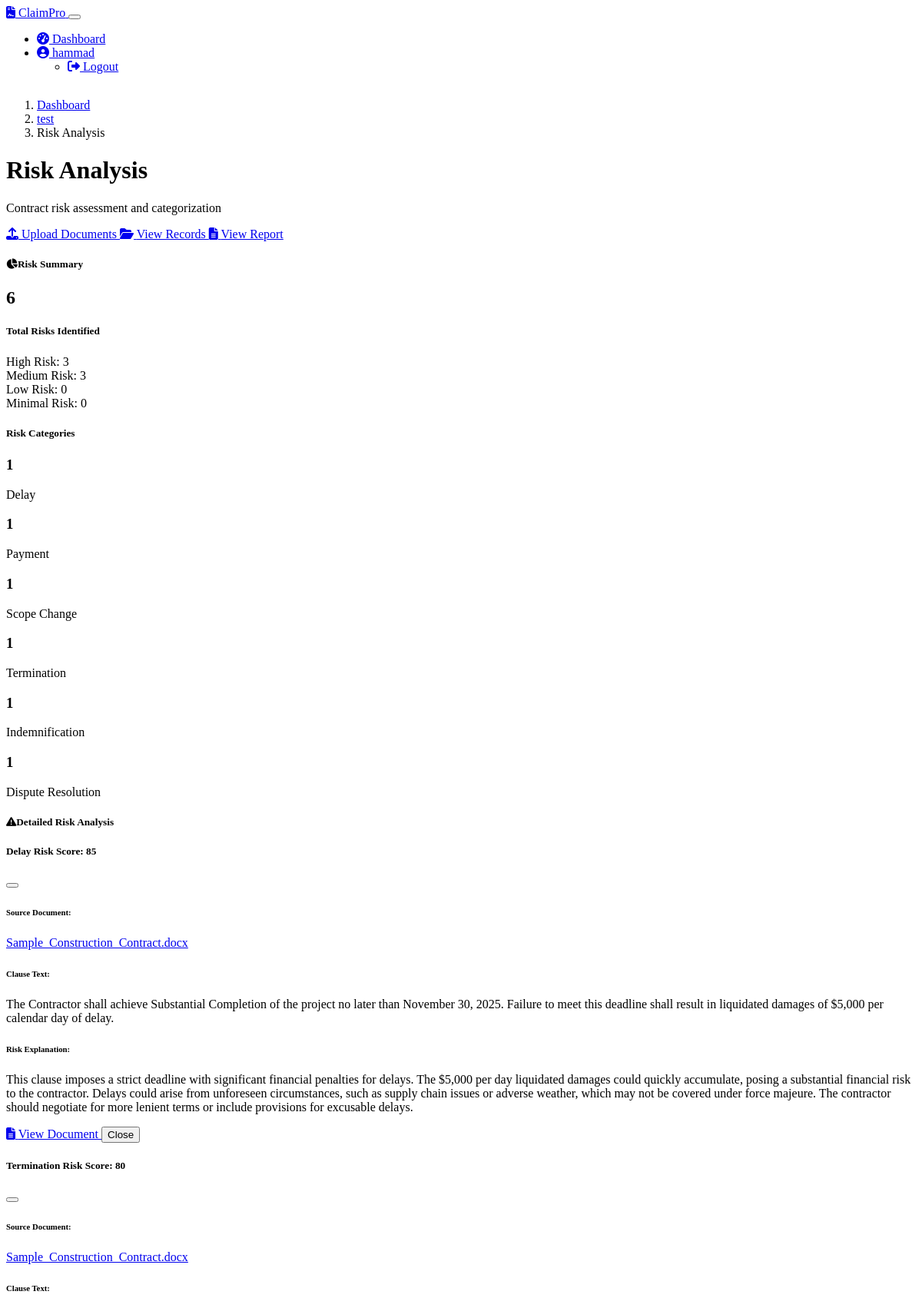
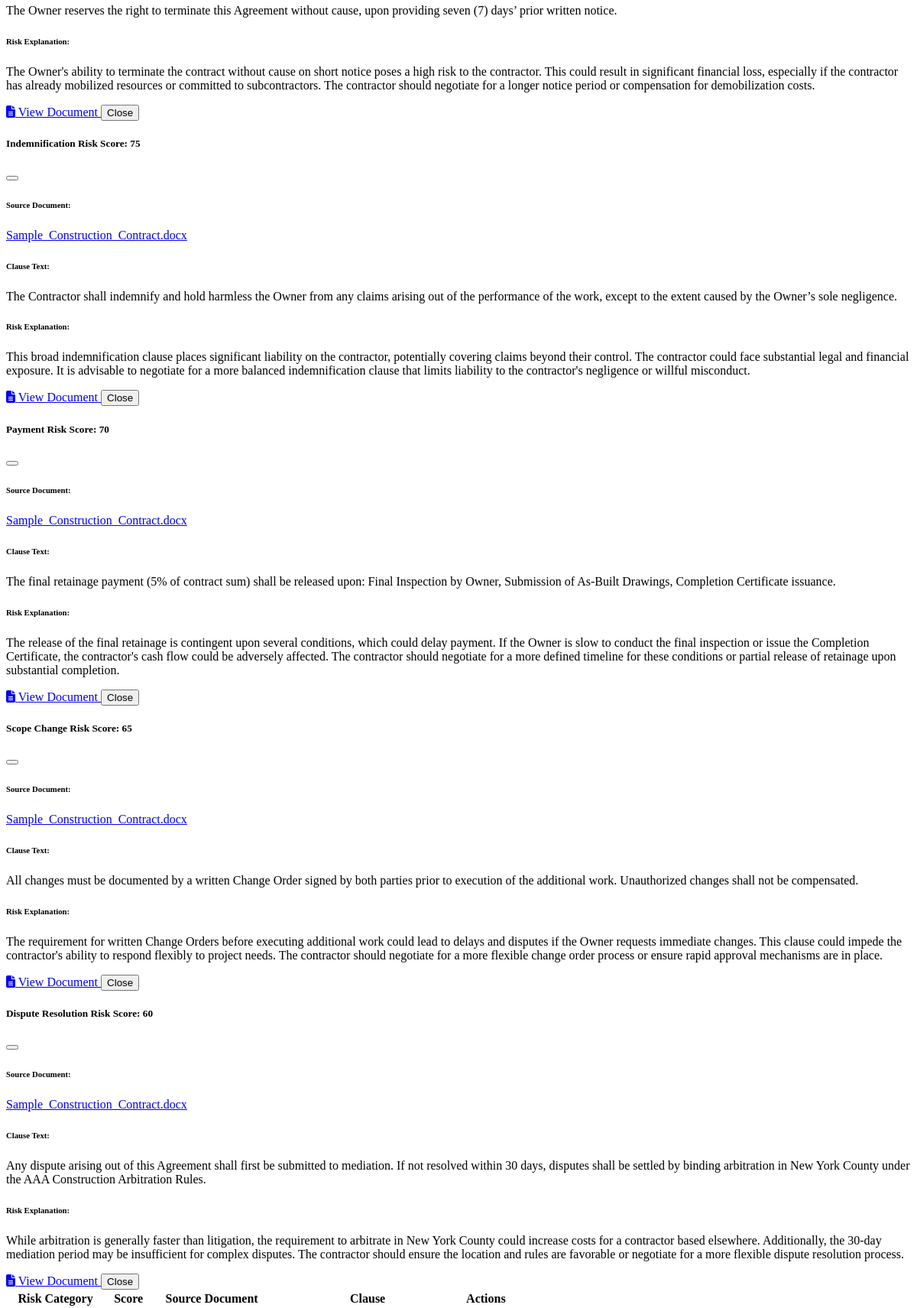
The app's page /project/1/risks (signed in, upper part) with its own data (2 pictures, top to bottom).
### models.py (models this page shows, shortened)
class User(UserMixin, db.Model):
    id = db.Column(db.Integer, primary_key=True)
    username = db.Column(db.String(64), unique=True, nullable=False)
    email = db.Column(db.String(120), unique=True, nullable=False)
    password_hash = db.Column(db.String(256), nullable=False)
    projects = db.relationship('Project', backref='user', lazy=True, cascade="all, delete-orphan")

class Project(db.Model):
    id = db.Column(db.Integer, primary_key=True)
    user_id = db.Column(db.Integer, db.ForeignKey('user.id'), nullable=False)
    project_name = db.Column(db.String(120), nullable=False)
    created_at = db.Column(db.DateTime, default=datetime.utcnow)
    documents = db.relationship('Document', backref='project', lazy=True, cascade="all, delete-orphan")
    project_records = db.relationship('ProjectRecord', backref='project', lazy=True, cascade="all, delete-orphan")
    risks = db.relationship('Risk', backref='project', lazy=True, cascade="all, delete-orphan")
    entitlement_causation = db.relationship('EntitlementCausation', backref='project', lazy=True, cascade="all, delete-orphan")
    quantum = db.relationship('Quantum', backref='project', lazy=True, cascade="all, delete-orphan")
    counterclaims = db.relationship('Counterclaim', backref='project', lazy=True, cascade="all, delete-orphan")
    chat_messages = db.relationship('ChatMessage', backref='project', lazy=True, cascade="all, delete-orphan")

class Risk(db.Model):
    id = db.Column(db.Integer, primary_key=True)
    document_id = db.Column(db.Integer, db.ForeignKey('document.id'), nullable=False)
    project_id = db.Column(db.Integer, db.ForeignKey('project.id'), nullable=False)
    clause_text = db.Column(db.Text, nullable=False)
    risk_category = db.Column(db.String(50), nullable=False)
    risk_score = db.Column(db.Integer, nullable=False)
    explanation = db.Column(db.Text, nullable=False)

class Document(db.Model):
    id = db.Column(db.Integer, primary_key=True)
    project_id = db.Column(db.Integer, db.ForeignKey('project.id'), nullable=False)
    filename = db.Column(db.String(255), nullable=False)
    extracted_text = db.Column(db.Text, nullable=True)
    uploaded_at = db.Column(db.DateTime, default=datetime.utcnow)
    risks = db.relationship('Risk', backref='document', lazy=True, cascade="all, delete-orphan")

### app.py (the view)
@app.route('/project/<int:project_id>/risks')
@login_required
def view_risks(project_id):
    project = Project.query.get_or_404(project_id)
    if project.user_id != current_user.id:
        abort(403)
    risks = Risk.query.filter_by(project_id=project_id).all()
    return render_template('view_risks.html', project=project, risks=risks)

### app.py (called while the page is built)
@login_manager.user_loader
def load_user(user_id):
    return db.session.get(User, int(user_id))

### templates/view_risks.html (shortened to what this page needs)
{% extends 'base.html' %}
{% block content %}
<nav aria-label="breadcrumb" class="mb-4">
    <ol class="breadcrumb">
        <li class="breadcrumb-item"><a href="{{ url_for('dashboard') }}">Dashboard</a></li>
        <li class="breadcrumb-item"><a href="{{ url_for('upload_document', project_id=project.id) }}">{{ project.project_name }}</a></li>
        <li class="breadcrumb-item active">Risk Analysis</li>
    </ol>
</nav>
<div class="row mb-4">
    <div class="col-md-7">
        <h1 class="mb-2">Risk Analysis</h1>
        <p class="lead">Contract risk assessment and categorization</p>
    </div>
    <div class="col-md-5 text-md-end d-flex flex-wrap justify-content-md-end gap-2">
        <a href="{{ url_for('upload_document', project_id=project.id) }}" class="btn btn-outline-primary">
            <i class="fas fa-upload me-1"></i> Upload Documents
        </a>
        <a href="{{ url_for('view_project_records', project_id=project.id) }}" class="btn btn-info">
            <i class="fas fa-folder-open me-1"></i> View Records
        </a>
        <a href="{{ url_for('generate_report', project_id=project.id) }}" class="btn btn-success">
            <i class="fas fa-file-alt me-1"></i> View Report
        </a>
    </div>
</div>
<div class="card shadow-sm mb-4 fade-in-element">
    <div class="card-header bg-primary text-white">
        <h5 class="mb-0"><i class="fas fa-chart-pie me-2"></i>Risk Summary</h5>
    </div>
    <div class="card-body">
        {% if risks %}
            <div class="row">
                <div class="col-md-4 mb-4 mb-md-0">
                    <div class="card h-100 bg-dark">
                        <div class="card-body text-center">
                            <h2 class="mb-3">{{ risks|length }}</h2>
                            <h5 class="text-muted">Total Risks Identified</h5>
                            <div class="mt-4">
                                {% set high_risks = risks|selectattr('risk_score', 'ge', 75)|list|length %}
                                {% set medium_risks = risks|selectattr('risk_score', 'ge', 50)|selectattr('risk_score', 'lt', 75)|list|length %}
                                {% set low_risks = risks|selectattr('risk_score', 'ge', 25)|selectattr('risk_score', 'lt', 50)|list|length %}
                                {% set minimal_risks = risks|selectattr('risk_score', 'lt', 25)|list|length %}
                                <div class="d-flex justify-content-between mb-2">
                                    <span>High Risk:</span>
                                    <span class="badge bg-danger">{{ high_risks }}</span>
                                </div>
                                <div class="d-flex justify-content-between mb-2">
                                    <span>Medium Risk:</span>
                                    <span class="badge bg-warning">{{ medium_risks }}</span>
                                </div>
                                <div class="d-flex justify-content-between mb-2">
                                    <span>Low Risk:</span>
                                    <span class="badge bg-info">{{ low_risks }}</span>
                                </div>
                                <div class="d-flex justify-content-between">
                                    <span>Minimal Risk:</span>
                                    <span class="badge bg-success">{{ minimal_risks }}</span>
                                </div>
                            </div>
                        </div>
                    </div>
                </div>
                <div class="col-md-8">
                    <div class="card h-100 bg-dark">
                        <div class="card-body">
                            <h5 class="text-center mb-3">Risk Categories</h5>
                            {% set categories = {} %}
                            <div class="row row-cols-1 row-cols-md-3 g-3">
                                {% for category, count in categories.items() %}
                                    <div class="col">
                                        <div class="card bg-dark border">
                                            <div class="card-body text-center p-3">
                                                <h3 class="mb-2">{{ count }}</h3>
                                                <p class="mb-0">{{ category }}</p>
                                            </div>
                                        </div>
                                    </div>
                                {% endfor %}
                            </div>
                        </div>
                    </div>
                </div>
            </div>
        {% endif %}
    </div>
</div>
{% if risks %}
    <div class="card shadow-sm mb-4 fade-in-element">
        <div class="card-header bg-warning text-dark">
            <h5 class="mb-0"><i class="fas fa-exclamation-triangle me-2"></i>Detailed Risk Analysis</h5>
        </div>
        <div class="card-body p-0">
            <div class="table-responsive">
                <table class="table table-hover mb-0">
                    <thead>
                        <tr>
                            <th>Risk Category</th>
                            <th class="text-center">Score</th>
                            <th>Source Document</th>
                            <th>Clause</th>
                            <th class="text-center">Actions</th>
                        </tr>
                    </thead>
                    <tbody>
                        {% for risk in risks|sort(attribute='risk_score', reverse=True) %}
                            {% set document = risk.document %}
                            <div class="modal fade" id="riskModal-{{ risk.id }}" tabindex="-1" aria-hidden="true">
                                <div class="modal-dialog modal-lg">
                                    <div class="modal-content">
                                        <div class="modal-header bg-{{ 'danger' if risk.risk_score >= 75 else ('warning' if risk.risk_score >= 50 else ('info' if risk.risk_score >= 25 else 'success')) }} {{ 'text-dark' if risk.risk_score < 75 else 'text-white' }}">
                                            <h5 class="modal-title">
                                                {{ risk.risk_category }} Risk
                                                <span class="badge bg-dark ms-2">Score: {{ risk.risk_score }}</span>
                                            </h5>
                                            <button type="button" class="btn-close {{ 'btn-close-white' if risk.risk_score >= 75 else '' }}" data-bs-dismiss="modal" aria-label="Close"></button>
                                        </div>
                                        <div class="modal-body">
                                            <div class="mb-4">
                                                <h6>Source Document:</h6>
                                                <p>
                                                    <a href="{{ url_for('view_document', project_id=project.id, document_id=document.id) }}">
                                                        {{ document.filename }}
                                                    </a>
                                                </p>
                                            </div>
                                            <div class="mb-4">
                                                <h6>Clause Text:</h6>
                                                <div class="bg-dark p-3 rounded">
                                                    <p class="text-light mb-0">{{ risk.clause_text }}</p>
                                                </div>
                                            </div>
                                            <div>
                                                <h6>Risk Explanation:</h6>
                                                <p>{{ risk.explanation }}</p>
                                            </div>
                                        </div>
                                        <div class="modal-footer">
                                            <a href="{{ url_for('view_document', project_id=project.id, document_id=document.id) }}" class="btn btn-info">
                                                <i class="fas fa-file-alt me-1"></i> View Document
                                            </a>
                                            <button type="button" class="btn btn-secondary" data-bs-dismiss="modal">Close</button>
                                        </div>
                                    </div>
                                </div>
                            </div>
                        {% endfor %}
                    </tbody>
                </table>
            </div>
        </div>
    </div>
{% endif %}
{% endblock %}

### templates/base.html (shortened to what this page needs)
<!DOCTYPE html>
<html lang="en" data-bs-theme="dark">
<head>
    <link rel="stylesheet" href="https://cdn.replit.com/agent/bootstrap-agent-dark-theme.min.css">
    <link rel="stylesheet" href="https://cdnjs.cloudflare.com/ajax/libs/font-awesome/6.4.0/css/all.min.css">
    <link rel="stylesheet" href="{{ url_for('static', filename='styles.css') }}">
</head>
<body class="d-flex flex-column min-vh-100">
    <nav class="navbar navbar-expand-lg navbar-dark bg-primary">
        <div class="container">
            <a class="navbar-brand d-flex align-items-center" href="{{ url_for('index') }}">
                <i class="fas fa-file-contract me-2"></i>
                <span>ClaimPro</span>
            </a>
            <button class="navbar-toggler" type="button" data-bs-toggle="collapse" data-bs-target="#navbarNav">
            </button>
            <div class="collapse navbar-collapse" id="navbarNav">
                <ul class="navbar-nav ms-auto">
                    {% if current_user.is_authenticated %}
                    <li class="nav-item">
                        <a class="nav-link {% if request.endpoint == 'dashboard' %}active{% endif %}" href="{{ url_for('dashboard') }}">
                            <i class="fas fa-tachometer-alt me-1"></i> Dashboard
                        </a>
                    </li>
                    <li class="nav-item dropdown">
                        <a class="nav-link dropdown-toggle" href="#" id="userDropdown" role="button" data-bs-toggle="dropdown">
                            <i class="fas fa-user-circle me-1"></i> {{ current_user.username }}
                        </a>
                        <ul class="dropdown-menu dropdown-menu-end">
                            <li>
                                <a class="dropdown-item" href="{{ url_for('logout') }}">
                                    <i class="fas fa-sign-out-alt me-1"></i> Logout
                                </a>
                            </li>
                        </ul>
                    </li>
                    {% endif %}
                </ul>
            </div>
        </div>
    </nav>
    <main class="py-4">
        <div class="container">
            {% block content %}{% endblock %}
        </div>
    </main>
</body>
</html>

### static/styles.css (style rules this page uses)
body { min-height: 100vh; display: flex; flex-direction: column; }
main { flex: 1; }
.fade-in { animation: fadeIn 0.5s; }

### records on screen
User: username "hammad"
Project: project_name "test"
Risk: count "1", risk_category "Delay", risk_score "85", clause_text "The Contractor shall achieve Substantial Completion of the project no later than November 30, 2025. Failure to meet this deadline shall result in liquidated damages of $5,000 per calendar day of delay.", explanation "This clause imposes a strict deadline with significant financial penalties for delays. The $5,000 per day liquidated damages could quickly accumulate, posing a substantial financial risk to the contractor. Delays could arise from unforeseen circumstances, such as supply chain issues or adverse weather, which may not be covered under force majeure. The contractor should negotiate for more lenient terms or include provisions for excusable delays."
Risk: project "1", risk_category "Payment", risk_score "70", clause_text "The final retainage payment (5% of contract sum) shall be released upon: Final Inspection by Owner, Submission of As-Built Drawings, Completion Certificate issuance.", explanation "The release of the final retainage is contingent upon several conditions, which could delay payment. If the Owner is slow to conduct the final inspection or issue the Completion Certificate, the contractor's cash flow could be adversely affected. The contractor should negotiate for a more defined timeline for these conditions or partial release of retainage upon substantial completion."
Risk: project "1", risk_category "Scope Change", risk_score "65", clause_text "All changes must be documented by a written Change Order signed by both parties prior to execution of the additional work. Unauthorized changes shall not be compensated.", explanation "The requirement for written Change Orders before executing additional work could lead to delays and disputes if the Owner requests immediate changes. This clause could impede the contractor's ability to respond flexibly to project needs. The contractor should negotiate for a more flexible change order process or ensure rapid approval mechanisms are in place."
Risk: project "1", risk_category "Termination", risk_score "80", clause_text "The Owner reserves the right to terminate this Agreement without cause, upon providing seven (7) days’ prior written notice.", explanation "The Owner's ability to terminate the contract without cause on short notice poses a high risk to the contractor. This could result in significant financial loss, especially if the contractor has already mobilized resources or committed to subcontractors. The contractor should negotiate for a longer notice period or compensation for demobilization costs."
Risk: project "1", risk_category "Indemnification", risk_score "75", clause_text "The Contractor shall indemnify and hold harmless the Owner from any claims arising out of the performance of the work, except to the extent caused by the Owner’s sole negligence.", explanation "This broad indemnification clause places significant liability on the contractor, potentially covering claims beyond their control. The contractor could face substantial legal and financial exposure. It is advisable to negotiate for a more balanced indemnification clause that limits liability to the contractor's negligence or willful misconduct."
Risk: project "1", risk_category "Dispute Resolution", risk_score "60", clause_text "Any dispute arising out of this Agreement shall first be submitted to mediation. If not resolved within 30 days, disputes shall be settled by binding arbitration in New York County under the AAA Construction Arbitration Rules.", explanation "While arbitration is generally faster than litigation, the requirement to arbitrate in New York County could increase costs for a contractor based elsewhere. Additionally, the 30-day mediation period may be insufficient for complex disputes. The contractor should ensure the location and rules are favorable or negotiate for a more flexible dispute resolution process."
Document: filename "Sample_Construction_Contract.docx"

### other values on screen
{{ risks|length }} "6"
{{ high_risks }} "3"
{{ medium_risks }} "3"
{{ low_risks }} "0"
{{ minimal_risks }} "0"
